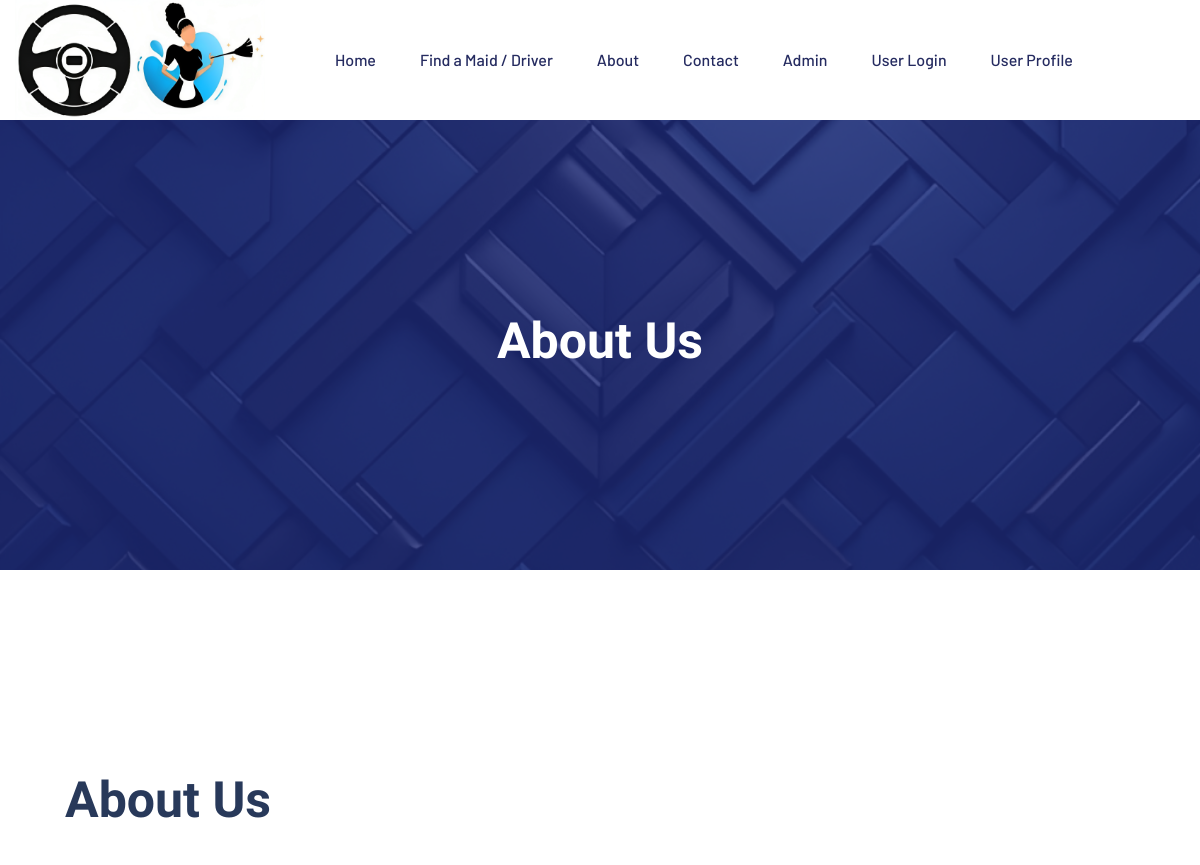
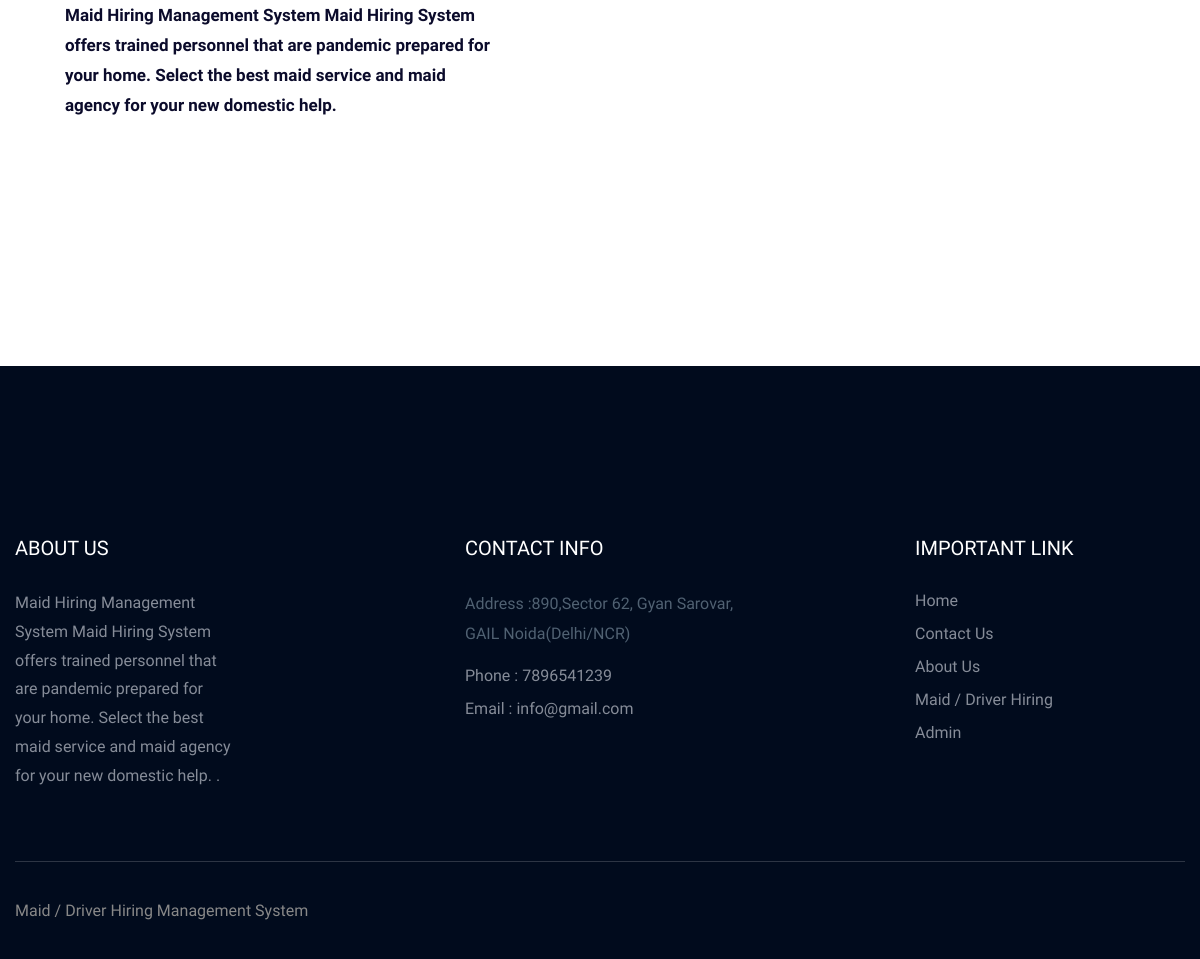
Page /about.php on the committed database (2 pictures, top to bottom).
### tables this page shows
CREATE TABLE `tblpage` (
  `ID` int(10) NOT NULL,
  `PageType` varchar(200) DEFAULT NULL,
  `PageTitle` mediumtext DEFAULT NULL,
  `PageDescription` mediumtext DEFAULT NULL,
  `Email` varchar(200) DEFAULT NULL,
  `MobileNumber` bigint(10) DEFAULT NULL,
  `UpdationDate` date DEFAULT NULL,
  `Timing` varchar(200) NOT NULL
);

### about.php (the view, shortened to what this page needs)
<?php
include('includes/dbconnection.php');
?>
<!doctype html>
<html class="no-js" lang="zxx">
    <head>
            <link rel="stylesheet" href="assets/css/bootstrap.min.css">
            <link rel="stylesheet" href="assets/css/owl.carousel.min.css">
            <link rel="stylesheet" href="assets/css/flaticon.css">
            <link rel="stylesheet" href="assets/css/price_rangs.css">
            <link rel="stylesheet" href="assets/css/slicknav.css">
            <link rel="stylesheet" href="assets/css/animate.min.css">
            <link rel="stylesheet" href="assets/css/magnific-popup.css">
            <link rel="stylesheet" href="assets/css/fontawesome-all.min.css">
            <link rel="stylesheet" href="assets/css/themify-icons.css">
            <link rel="stylesheet" href="assets/css/slick.css">
            <link rel="stylesheet" href="assets/css/nice-select.css">
            <link rel="stylesheet" href="assets/css/style.css">
   </head>
   <body>
    <?php include_once('includes/header.php');?>
    <main>
        <div class="slider-area ">
        <div class="single-slider section-overly slider-height2 d-flex align-items-center" data-background="assets/img/hero/new_about.jpg">
            <div class="container">
                <div class="row">
                    <div class="col-xl-12">
                        <div class="hero-cap text-center">
                            <h2>About us</h2>
                        </div>
                    </div>
                </div>
            </div>
        </div>
        </div>
        <div class="support-company-area fix section-padding2">
            <div class="container">
                <div class="row align-items-center">
                    <div class="col-xl-6 col-lg-12">
                        <div class="right-caption">
                            <div class="section-tittle section-tittle2">
                                <?php
$sql="SELECT * from tblpage where PageType='aboutus'";
$query = $dbh -> prepare($sql);
$query->execute();
$results=$query->fetchAll(PDO::FETCH_OBJ);
$cnt=1;
if($query->rowCount() > 0)
{
foreach($results as $row)
{               ?>
                                <h2><?php  echo htmlentities($row->PageTitle);?></h2>
                            </div>
                            <div class="support-caption">
                                <p class="pera-top"><?php  echo $row->PageDescription;?></p>
                                <?php $cnt=$cnt+1;}} ?>
                            </div>
                        </div>
                    </div>
                </div>
            </div>
        </div>
    </main>
    <?php include_once('includes/footer.php');?>
    </body>
</html>

### includes/header.php (shortened to what this page needs)
<?php
if (isset($_SESSION['valid'])) {
    $loginButtonText = 'Logout';
    $loginButtonLink = 'logout.php';
    $formfillLink = 'maid-hiring.php';
    $userProfileLink = 'edit.php';
} else {
    $loginButtonText = 'User Login';
    $loginButtonLink = 'login.php';
    $formfillLink = 'login.php';
    $userProfileLink = 'login.php';
}
?>
<header>
    <div class="header-area header-transparrent">
           <div class="headder-top header-sticky">
                <div class="container">
                    <div class="row align-items-center">
                        <div class="col-lg-3 col-md-2">
                            <div class="logo">
                                <a href="index.php"><img src="assets/img/logo/ss.jpg" alt="" width="250" height="120"></a>
                            </div>
                        </div>
        <div class="col-lg-9 col-md-9">
            <div class="menu-wrapper">
                <div class="main-menu">
                    <nav class="d-none d-lg-block">
                        <ul id="navigation">
                            <li><a href="index.php">Home</a></li>
                            <li><a href="<?php echo $formfillLink; ?>">Find a Maid / Driver</a></li>
                            <li><a href="about.php">About</a></li>
                            <li><a href="contact.php">Contact</a></li>
                            <li><a href="admin/login.php">Admin</a></li>
                            <li><a href="<?php echo $loginButtonLink; ?>"><?php echo $loginButtonText; ?></a></li>
                            <li><a href="<?php echo $userProfileLink; ?>">User Profile</a></li>
                        </ul>
                    </nav>
                </div>
            </div>
        </div>
        <div class="col-12">
        </div>
    </div>
</div>
</header>

### includes/footer.php (shortened to what this page needs)
<?php
include('includes/dbconnection.php');
?>
<footer>
        <div class="footer-area footer-bg footer-padding">
            <div class="container">
                <div class="row d-flex justify-content-between">
                    <div class="col-xl-3 col-lg-3 col-md-4 col-sm-6">
                       <div class="single-footer-caption mb-50">
                         <div class="single-footer-caption mb-30">
                             <div class="footer-tittle">
                                <?php
$sql="SELECT * from tblpage where PageType='aboutus'";
$query = $dbh -> prepare($sql);
$query->execute();
$results=$query->fetchAll(PDO::FETCH_OBJ);
$cnt=1;
if($query->rowCount() > 0)
{
foreach($results as $row)
{               ?>
                                 <h4><?php  echo htmlentities($row->PageTitle);?></h4>
                                 <div class="footer-pera">
                                     <p><?php  echo $row->PageDescription;?>.</p><?php $cnt=$cnt+1;}} ?>
                                </div>
                             </div>
                         </div>
                       </div>
                    </div>
                    <div class="col-xl-3 col-lg-3 col-md-4 col-sm-5">
                        <div class="single-footer-caption mb-50">
                            <div class="footer-tittle">
                                <h4>Contact Info</h4>
                                <ul>
                                    <?php
$sql="SELECT * from tblpage where PageType='contactus'";
$query = $dbh -> prepare($sql);
$query->execute();
$results=$query->fetchAll(PDO::FETCH_OBJ);
$cnt=1;
if($query->rowCount() > 0)
{
foreach($results as $row)
{               ?>
                                    <li>
                                    <p>Address :<?php  echo htmlentities($row->PageDescription);?></p>
                                    </li>
                                    <li><a href="#">Phone : <?php  echo htmlentities($row->MobileNumber);?></a></li>
                                    <li><a href="#">Email : <?php  echo htmlentities($row->Email);?></a></li><?php $cnt=$cnt+1;}} ?>
                                </ul>
                            </div>
                        </div>
                    </div>
                    <div class="col-xl-3 col-lg-3 col-md-4 col-sm-5">
                        <div class="single-footer-caption mb-50">
                            <div class="footer-tittle">
                                <h4>Important Link</h4>
                                <ul>
                                    <li><a href="index.php"> Home</a></li>
                                    <li><a href="contact.php">Contact Us</a></li>
                                    <li><a href="about.php">About Us</a></li>
                                    <li><a href="maid-hiring.php">Maid / Driver Hiring</a></li>
                                    <li><a href="admin/login.php">Admin</a></li>
                                </ul>
                            </div>
                        </div>
                    </div>
                </div>
            </div>
        </div>
        <div class="footer-bottom-area footer-bg">
            <div class="container">
                <div class="footer-border">
                     <div class="row d-flex justify-content-between align-items-center">
                         <div class="col-xl-10 col-lg-10 ">
                             <div class="footer-copy-right">
                                 <p>
   Maid / Driver Hiring Management System
 </p>
                             </div>
                         </div>
                     </div>
                </div>
            </div>
        </div>
    </footer>

### rows in the picture
tblpage: PageTitle "About Us", PageDescription "Maid Hiring Management System Maid Hiring System offers trained personnel that are pandemic prepared for your home. Select the best maid service and maid agency for your new domestic help.", PageTitle "ABOUT US"
tblpage: PageDescription "890,Sector 62, Gyan Sarovar, GAIL Noida(Delhi/NCR)", MobileNumber "7896541239", Email "info@gmail.com"

### other values in the picture
$loginButtonText "User Login"
